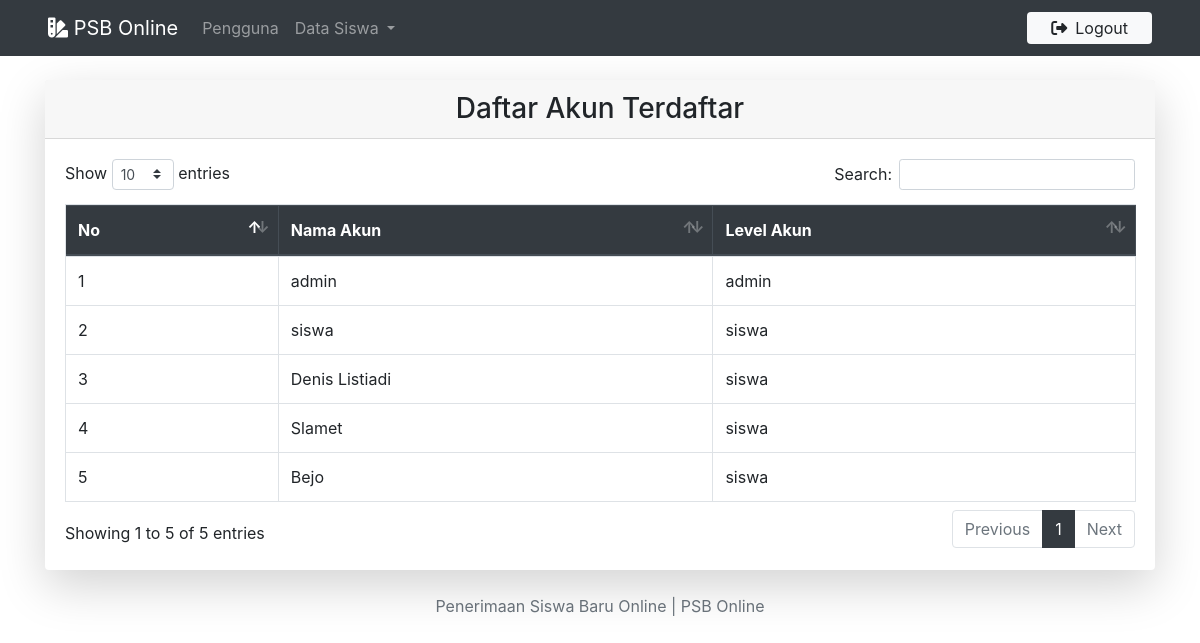
/pengguna.php (signed in), run on an earlier commit of the app's database.
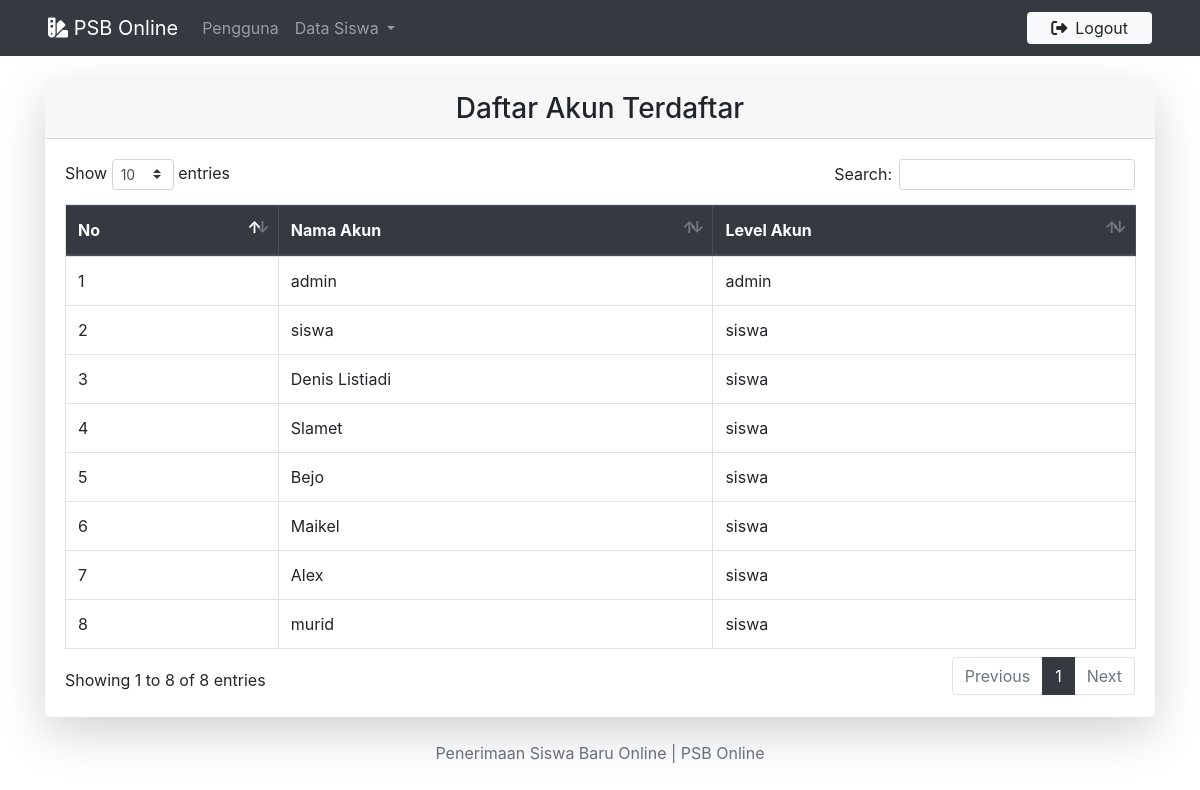
And on a later commit of the database.
### tables this page shows
CREATE TABLE `user` (
  `id` varchar(10) NOT NULL,
  `name` varchar(25) NOT NULL,
  `pass` varchar(260) NOT NULL,
  `type` varchar(20) NOT NULL
);

### pengguna.php (the view, shortened to what this page needs)
<?php
include 'koneksi.php';
if(isset($_SESSION['sesi'])){
    include 'header.php';
?>
<div class="container">
    <div class="card my-4 o-hidden border-0 shadow-lg">
        <h3 class="card-header text-center">Daftar Akun Terdaftar</h3>
        <div class="card-body container">
            <table class="table table-bordered nowrap" id="dataTable">
                <thead class="thead-dark">
                    <tr>
                        <th>No</th>
                        <th>Nama Akun</th>
                        <th>Level Akun</th>
                    </tr>
                </thead>
                <tbody>
                <?php
                    $query = mysqli_query($db, "SELECT * FROM user");
                    $data = mysqli_fetch_array($query);
                    if(mysqli_num_rows($query) >0) {
                        $no = 1;
                        do{
                ?>
                    <tr>
                        <td><?=$no++;?></td>
                        <td><?=$data['name'];?></td>
                        <td><?=$data['type'];?></td>
                    </tr>
                <?php
                        }while($data = mysqli_fetch_assoc($query));
                    }else{
                        echo "<tr><td colspan='7'><center>Belum ada data!</center></td></tr>";
                    }
                ?>
                </tbody>
            </table>
        </div>
    </div>
</div>
<?php
include 'footer.php';
} else {
    echo "<script>
            alert('Silahkan Login Terlebih Dahulu!');
            window.location = 'login.php';
        </script>";
}
?>

What changed in the data, as far as the page shows it:
added user: name "Maikel", type "siswa"
added user: name "Alex", type "siswa"
added user: name "murid", type "siswa"
Also different on the page:
text written by a page script: "Show entries Search: Showing 1 to 5 of 5 entries Previous 1 Next" → "Show entries Search: Showing 1 to 8 of 8 entries Previous 1 Next"
